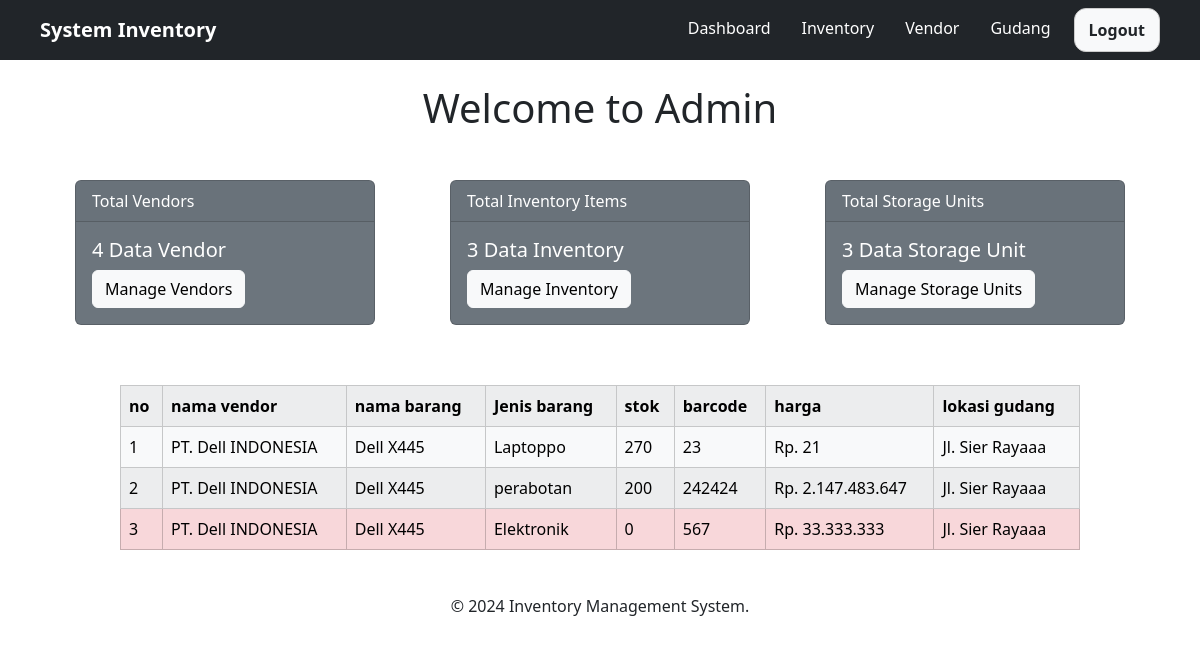
Screenshot of /dashboard.php (signed in) with the database file from the repository.
### tables this page shows
CREATE TABLE `inventory` (
  `id_inv` int(11) NOT NULL,
  `nama_barang` varchar(50) NOT NULL,
  `jenis_barang` varchar(50) NOT NULL,
  `stok_barang` int(50) NOT NULL,
  `barcode` int(50) NOT NULL,
  `harga` int(50) NOT NULL,
  `id_vendor` int(11) NOT NULL,
  `id_gudang` int(11) NOT NULL
);

CREATE TABLE `vendor` (
  `id_vendor` int(11) NOT NULL,
  `nama_vendor` varchar(50) NOT NULL,
  `nama_barang` varchar(50) NOT NULL,
  `stok_barang` int(50) NOT NULL,
  `kontak_vendor` int(50) NOT NULL,
  `no_inv` varchar(50) NOT NULL
);

CREATE TABLE `gudang` (
  `id_gudang` int(11) NOT NULL,
  `nama_gudang` varchar(50) NOT NULL,
  `lokasi` varchar(50) NOT NULL
);

### include/function.php (called while the page is built, shortened)
<?php
function getAllinv($search=''){
    global $conn;
    $query = "SELECT inventory.*,gudang.lokasi AS lokasi, vendor.nama_vendor AS nama_vendor
    FROM inventory JOIN gudang ON inventory.id_gudang =gudang.id_gudang
    JOIN vendor ON inventory.id_vendor=vendor.id_vendor";
    $stmt=$conn->prepare($query);
    $stmt->execute();
    $result=$stmt->get_result();
    return $result->fetch_all(MYSQLI_ASSOC);
}
?>

### dashboard.php (the view, shortened to what this page needs)
<?php
include 'include/koneksi.php';
include 'include/function.php';
include 'part/header.php';
$total_vendor = $conn->query("SELECT COUNT(*) AS total FROM vendor")->fetch_assoc()['total'];
$total_inventory = $conn->query("SELECT COUNT(*) AS total FROM inventory")->fetch_assoc()['total'];
$total_gudang = $conn->query("SELECT COUNT(*) AS total FROM gudang")->fetch_assoc()['total'];
$inven = getallinv();
?>
<br>
<h1 style="display: flex; justify-content: center;">Welcome to Admin</h1>
<br>
<div class="col-md-12">
            <div  class="d-flex justify-content-evenly mt-3">
                <div class="col-md-3">
                    <div class="card text-white bg-secondary mb-3">
                        <div class="card-header">Total Vendors</div>
                        <div class="card-body">
                            <h5 class="card-title"><?php echo $total_vendor; ?> Data Vendor </h5>
                            <a href="http://localhost/drill2/views/vendor.php" class="btn btn-light">Manage Vendors</a>
                        </div>
                    </div>
                </div>
                <div class="col-md-3">
                    <div class="card text-white bg-secondary mb-3">
                        <div class="card-header">Total Inventory Items</div>
                        <div class="card-body">
                            <h5 class="card-title"><?php echo $total_inventory; ?> Data Inventory</h5>
                            <a href="http://localhost/drill2/views/inventory.php" class="btn btn-light">Manage Inventory</a>
                        </div>
                    </div>
                </div>
                <div class="col-md-3">
                    <div class="card text-white bg-secondary mb-3">
                        <div class="card-header">Total Storage Units</div>
                        <div class="card-body">
                            <h5 class="card-title"><?php echo $total_gudang; ?> Data Storage Unit</h5>
                            <a href="http://localhost/drill2/views/gudang.php" class="btn btn-light">Manage Storage Units</a>
                        </div>
                    </div>
                </div>
            </div>
        </div>
<br>
<div style="margin: 20px auto; width: 80%;">
<table class="table table-bordered table-light table-striped col-md-10">
            <tr class="">
                <th>no</th>
                <th>nama vendor</th>
                <th>nama barang</th>
                <th>Jenis barang</th>
                <th>stok </th>
                <th>barcode</th>
                <th>harga</th>
                <th>lokasi gudang</th>
            </tr>
            <?php $no = 1;
                foreach($inven as $i): ?>
                    <tr class="<?= $i['stok_barang'] == 0 ? 'table-danger' : '' ?>">
                <td><?= $no++ ?></td>
                <td><?= $i['nama_vendor'] ?></td>
                <td><?= $i['nama_barang'] ?></td>
                <td><?= $i['jenis_barang'] ?></td>
                <td><?= $i['stok_barang'] ?></td>
                <td><?= $i['barcode'] ?></td>
                <td>Rp. <?php echo number_format($i['harga'], 0, ',', '.'); ?></td>
                <td><?= $i['lokasi'] ?></td>
            </tr>
                <?php endforeach; ?>
        </table>
</div>
<?php include 'part/footer.php'; ?>

### part/header.php (shortened to what this page needs)
<!DOCTYPE html>
    <html lang="en">
    <head>
        <link rel="stylesheet" href="http://localhost/drill2/bootstrap/bootstrap1/css/bootstrap.min.css">
    </head>
    <body>
    <nav class="navbar navbar-expand-lg navbar-light bg-dark">
        <a class="navbar-brand text-white" href="#"><b>System Inventory</b></a>
        <div class="collapse navbar-collapse justify-content-end" id="navbarNav">
            <ul class="navbar-nav">
                <li class="nav-item">
                    <a href="http://localhost/drill2/dashboard.php" class="nav-link text-white" aria-current="page">Dashboard</a>
                </li>
                <li class="nav-item">
                    <a href="http://localhost/drill2/views/inventory.php" class="nav-link text-white">Inventory</a>
                </li>
                <li class="nav-item">
                    <a href="http://localhost/drill2/views/vendor.php" class="nav-link text-white">Vendor</a>
                </li>
                <li class="nav-item">
                    <a href="http://localhost/drill2/views/gudang.php" class="nav-link text-white">Gudang</a>
                </li>
                <li class="nav-item">
                <button style="border-radius: 12px; padding: px 8px; background-color: #f8f9fa; border: 1px solid #ccc;">
                <a class="nav-link text-dark" href="http://localhost/drill2/logout.php" style="text-decoration: none;">
                <b>Logout</b>
        </a>
    </button>
                </li>
            </ul>
        </div>
    </nav>

### part/footer.php (shortened to what this page needs)
<footer class="text-center py-4 ">
    <p>&copy; <?php echo date("Y"); ?> Inventory Management System.</p>
</footer>
</body>
</html>

### part/header.php (style rules this page uses)
.nav-link { text-decoration: none; }
.navbar { padding-left: 40px; padding-right: 40px; }
.navbar-nav .nav-item { margin-right: 15px; }
.navbar-nav .nav-item:last-child { margin-right: 0; }

### rows the page displays
inventory: id_vendor.nama_vendor "PT. Dell INDONESIA", nama_barang "Dell X445", jenis_barang "Laptoppo", stok_barang "270", barcode "23", harga "21", id_gudang.lokasi "Jl. Sier Rayaaa"
inventory: id_vendor.nama_vendor "PT. Dell INDONESIA", nama_barang "Dell X445", jenis_barang "perabotan", stok_barang "200", barcode "242424", harga "2.147.483.647", id_gudang.lokasi "Jl. Sier Rayaaa"
inventory: id_vendor.nama_vendor "PT. Dell INDONESIA", nama_barang "Dell X445", jenis_barang "Elektronik", stok_barang "0", barcode "567", harga "33.333.333", id_gudang.lokasi "Jl. Sier Rayaaa"

### other values shown
$total_vendor "4"
$total_inventory "3"
$total_gudang "3"
